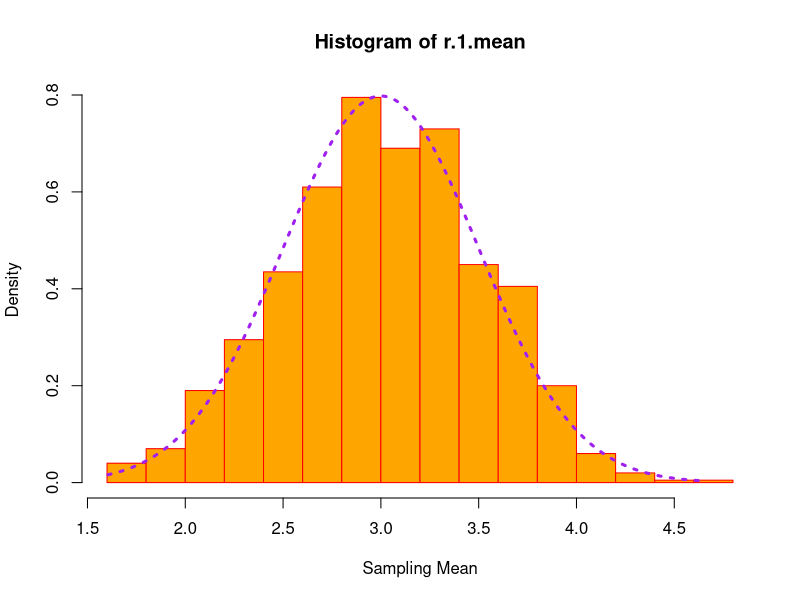
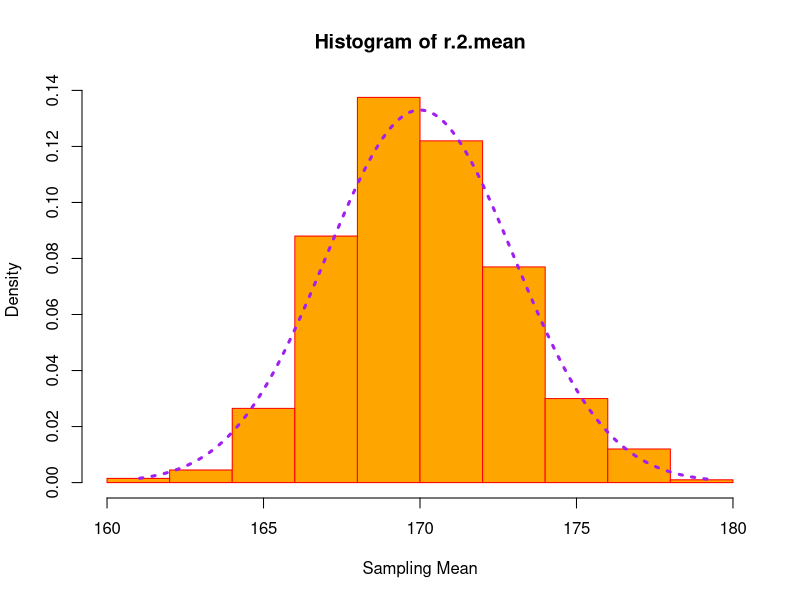
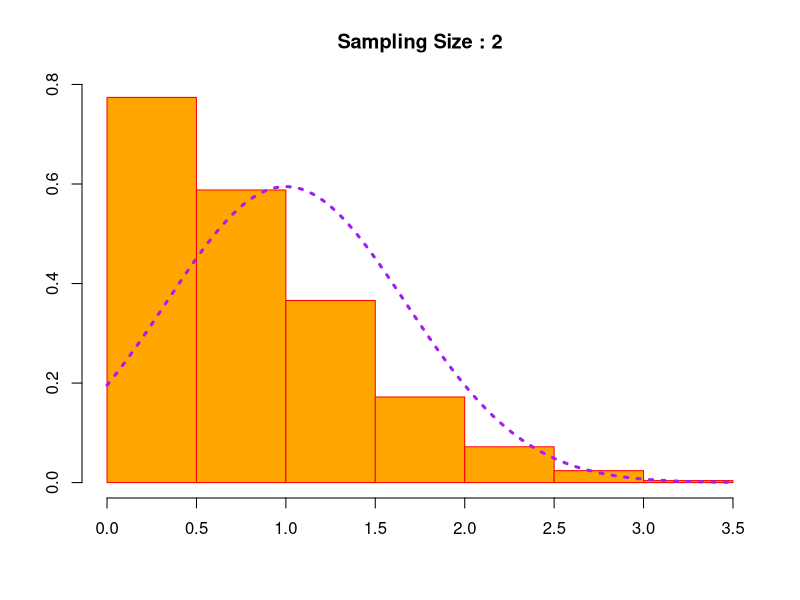
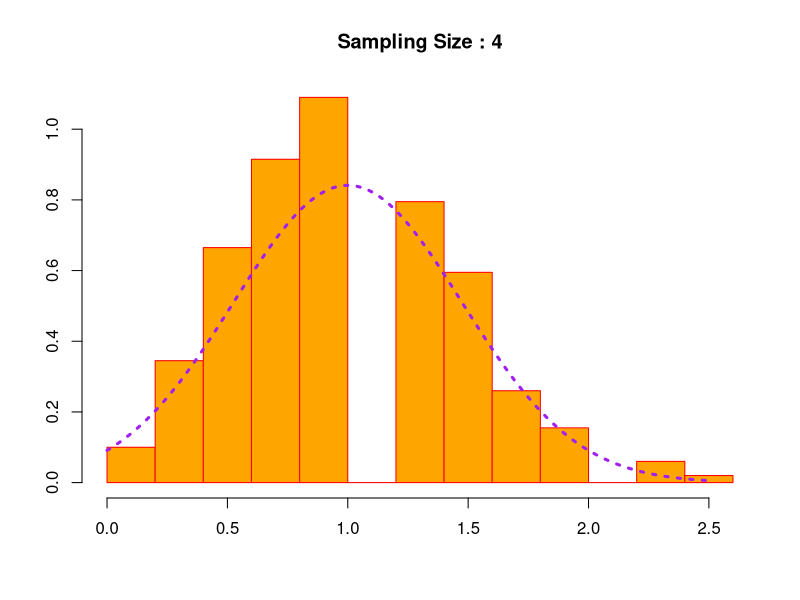
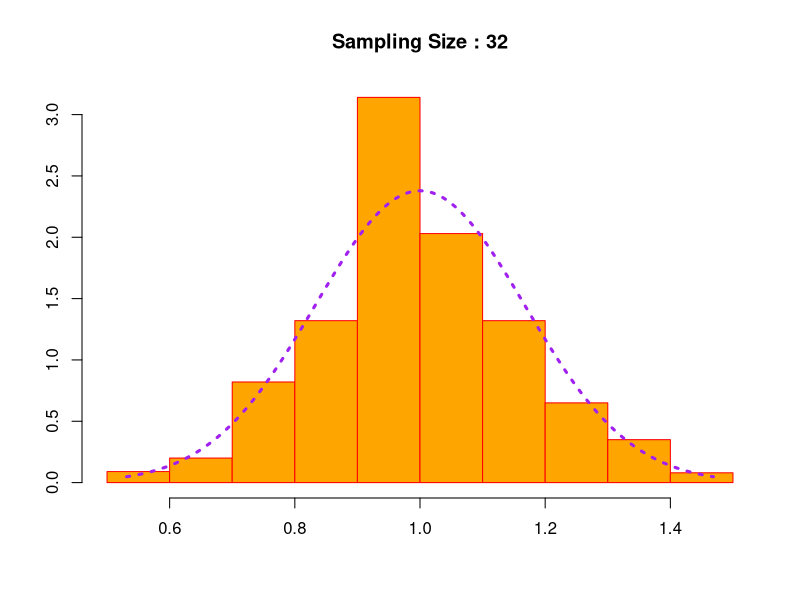

Here is the R script that generated these plots, in order:
#CLT, Central Limit Theorem
set.seed(9)
n=1000
r.1.mean=rep(NA,n)
r.2.mean=rep(NA,n)
for (i in 1:n) {
    r.1.mean[i]=mean(rnorm(4,mean = 3,sd=1))
    r.2.mean[i]=mean(rnorm(4,mean = 170,sd=6))
}
options(digits = 4)
c(mean(r.1.mean),sd(r.1.mean))
c(mean(r.2.mean),sd(r.2.mean))

hist(r.1.mean,probability = T, xlab = 'Sampling Mean',
     ylab = 'Density',col = 'orange',border = 'red')
x1=seq(min(r.1.mean),max(r.1.mean),length=n)
y1=dnorm(x=x1,mean = 3,sd=(1/sqrt(4)))
lines(x1,y1,lty=3, lwd=3, col='purple')

hist(r.2.mean,probability = T, xlab = 'Sampling Mean',
     ylab = 'Density',col = 'orange',border = 'red')
x2=seq(min(r.2.mean),max(r.2.mean),length=n)
y2=dnorm(x=x2,mean = 170,sd=(6/sqrt(4)))
lines(x2,y2,lty=3, lwd=3, col='purple')

set.seed(9)
t=10
p=0.1
x=0:10
n=1000
b.2.mean=rep(NA,n)
b.4.mean=rep(NA,n)
b.32.mean=rep(NA,n)
for (i in 1:n) {
    b.2.mean[i]=mean(rbinom(2, size = t,prob = p))
    b.4.mean[i]=mean(rbinom(4, size = t,prob = p))
    b.32.mean[i]=mean(rbinom(32, size = t,prob = p))
}

options(digits = 4)
c(mean(b.2.mean),sd(b.2.mean))
c(mean(b.4.mean),sd(b.4.mean))
c(mean(b.32.mean),sd(b.32.mean))

hist(b.2.mean,probability = T, xlab = '',ylab = '', col = 'orange',
     border = 'red',main = 'Sampling Size : 2')
x1=seq(min(b.2.mean),max(b.2.mean),length=n)
y1=dnorm(x=x1, mean = 1, sd=sqrt(0.9)/sqrt(2))
lines(x1,y1,lty=3, lwd=3, col='purple')

hist(b.4.mean,probability = T, xlab = '',ylab = '', col = 'orange',
     border = 'red',main = 'Sampling Size : 4')
x2=seq(min(b.4.mean),max(b.4.mean),length=n)
y2=dnorm(x=x2, mean = 1, sd=sqrt(0.9)/sqrt(4))
lines(x2,y2,lty=3, lwd=3, col='purple')

hist(b.32.mean,probability = T, xlab = '',ylab = '', col = 'orange',
     border = 'red',main = 'Sampling Size : 32')
x3=seq(min(b.32.mean),max(b.32.mean),length=n)
y3=dnorm(x=x3, mean = 1, sd=sqrt(0.9)/sqrt(32))
lines(x3,y3,lty=3, lwd=3, col='purple')
